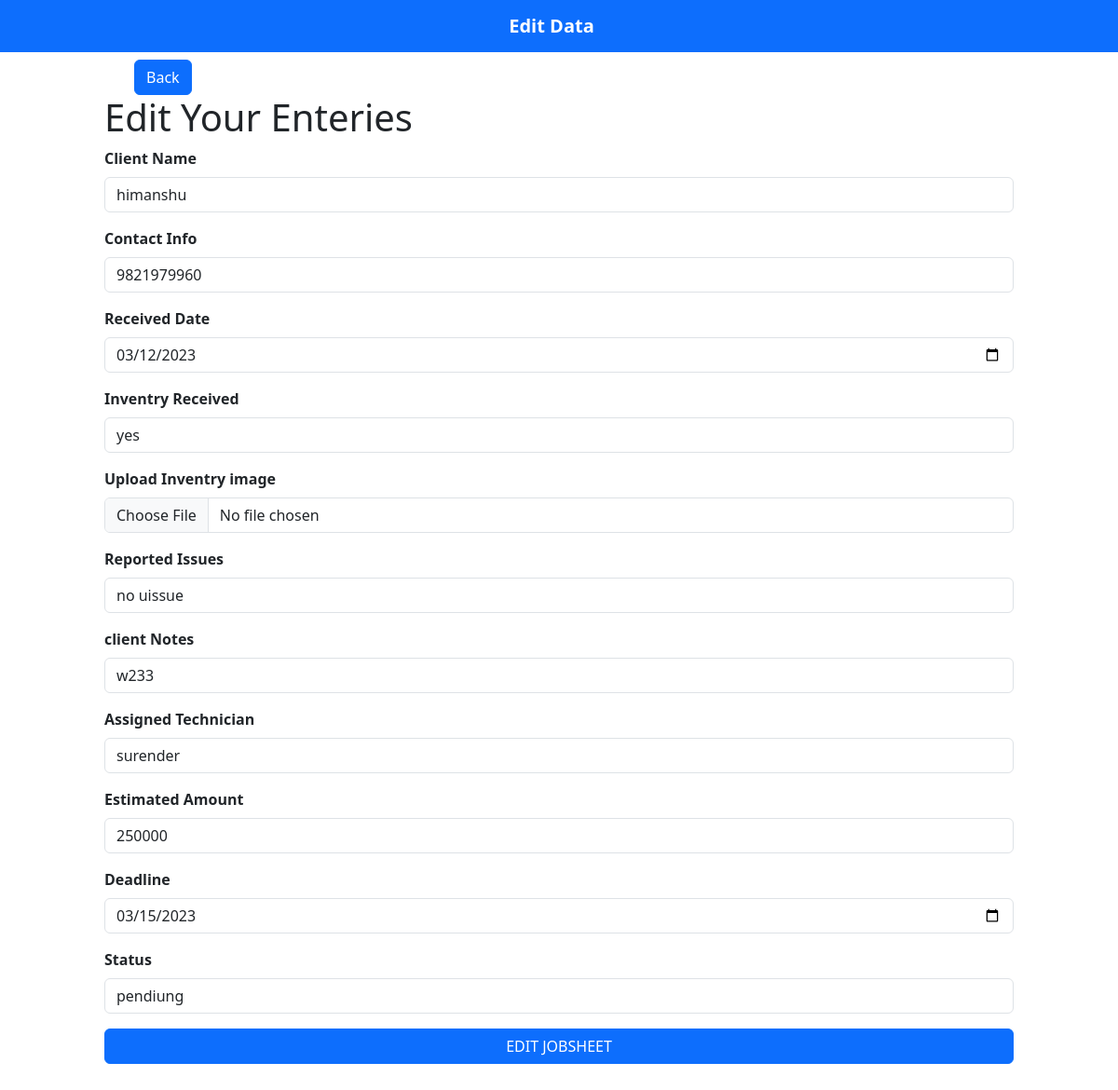
Page /editdata/4 on the committed database.
### dashboard/models.py (models this page shows)
class Job(models.Model):
    clientid=models.AutoField(primary_key=True)
    clientname=models.CharField(max_length=150)
    contact=models.CharField(max_length=150)
    rdate=models.CharField(max_length=150)
    inventry=models.CharField(max_length=150)
    image=models.ImageField()
    issue=models.TextField(max_length=5000)
    cnotes=models.TextField(max_length=5000)
    technician=models.CharField(max_length=150)
    ddate=models.CharField(max_length=100)
    amount=models.CharField(max_length=20)
    status=models.CharField(max_length=50)
    def __str__(self):
        return self.clientname

### dashboard/views.py (the view)
# urls.py: path('editdata/<int:myid>',views.editdata,name="editdata"),
def editdata(request,myid):
    data=Job.objects.all()
    if request.method=="POST":
            data=Job.objects.get(pk=myid)
            data.clientname=request.POST.get('clientname')
            data.contact=request.POST.get('contact')
            data.rdate=request.POST.get('rdate')
            data.inventry=request.POST.get('inventry')
            data.image=request.POST.get('image')
            data.issue=request.POST.get('issue')
            data.cnotes=request.POST.get('cnotes')
            data.technician=request.POST.get('technician')
            data.amount=request.POST.get('amount')
            data.ddate=request.POST.get('ddate')
            data.status=request.POST.get('status')
            data.save()
            return redirect("/")
    else:
        data=Job.objects.get(pk=myid)
        print(data)
        return render(request,"dashboard/editdata.html",{'data':data})

### templates/dashboard/editdata.html (shortened to what this page needs)
{%  extends 'base.html'%}
{% block heading %}Edit Data{% endblock heading%}
{% block body%}
<div class="d-grid  mt-2" style="padding-left: 9rem;">
    <a href="/"><button class="btn btn-primary" type="submit">Back</button></a>
</div>
<div class="container" style="width: 1000px; border-radius: 2rem;">
    <form  method="post" class=" my-10" action="{{data.clientid}}">{% csrf_token %}
        <h1>Edit Your Enteries</h1>
        <div class="mb-3">
            <label for="exampleFormControlInput1" class="form-label"><b>Client Name</b></label>
            <input type="name" class="form-control" id="clientname" value="{{data.clientname}}" name="clientname" placeholder="Enter your name">
        </div>
        <div class="mb-3">
            <label for="exampleFormControlInput1" class="form-label"><b>Contact Info</b></label>
            <input type="tel" class="form-control" id="contact" name="contact" value="{{data.contact}}"
                placeholder="Enter your 10-digitE phone number">
        </div>
        <div class="mb-3">
            <label for="exampleFormControlInput1" class="form-label"><b>Received Date</b></label>
            <input type="date" class="form-control" id="rdate" name="rdate"  value="{{data.rdate}}" placeholder="Enter date">
        </div>
        <div class="mb-3">
            <label for="exampleFormControlInput1" class="form-label"><b>Inventry Received</b></label>
            <input type="inventry" class="form-control"  value="{{data.inventry}}" id="inventry" name="inventry" placeholder="">
        </div>
        <div class="mb-3">
            <label for="exampleFormControlInput1" class="form-label"><b>Upload Inventry image</b></label>
            <input type="file" class="form-control" id="imageInput" value="{{data.image}}" name="image" accept="image/*" placeholder="">
        </div>
        <div class="mb-3">
            <label for="exampleFormControlInput1" class="form-label"><b>Reported Issues</b></label>
            <input type="text" class="form-control" id="issue" value="{{data.issue}}" name="issue" row="3" placeholder="enter your issue">
        </div>
        <div class="mb-3">
            <label for="exampleFormControlInput1" class="form-label"><b>client Notes</b></label>
            <input type="text" class="form-control" id="cnotes"  value="{{data.cnotes}}" name="cnotes" placeholder="enter your notes">
        </div>
        <div class="mb-3">
            <label for="exampleFormControlInput1" class="form-label"><b>Assigned Technician</b></label>
            <input type="name" class="form-control"  value="{{data.technician}}" id="technician" name="technician" >
        </div>
        <div class="mb-3">
            <label for="exampleFormControlInput1" class="form-label"><b>Estimated Amount</b></label>
            <input type="amount" class="form-control"  value="{{data.amount}}" id="amount" name="amount" placeholder="Rs..">
        </div>
        <div class="mb-3">
            <label for="exampleFormControlInput1" class="form-label"><b>Deadline</b></label>
            <input type="date" class="form-control" id="ddate"  value="{{data.ddate}}" name="ddate" placeholder="enter your deadline">
        </div>
        <div class="mb-3">
            <label for="exampleFormControlInput1" class="form-label"><b>Status</b></label>
            <input type="status" class="form-control"  value="{{data.status}}" id="status" name="status">
        </div>
        <div class="d-grid mb-5">
            <button class="btn btn-primary" type="submit" value="edit">EDIT JOBSHEET</button>
        </div>
    </form>
</div>
{% endblock %}

### rows in the picture
Job: clientname "himanshu", contact "9821979960", rdate "03/12/2023", inventry "yes", issue "no uissue", cnotes "w233", technician "surender", amount "250000", ddate "03/15/2023", status "pendiung"
